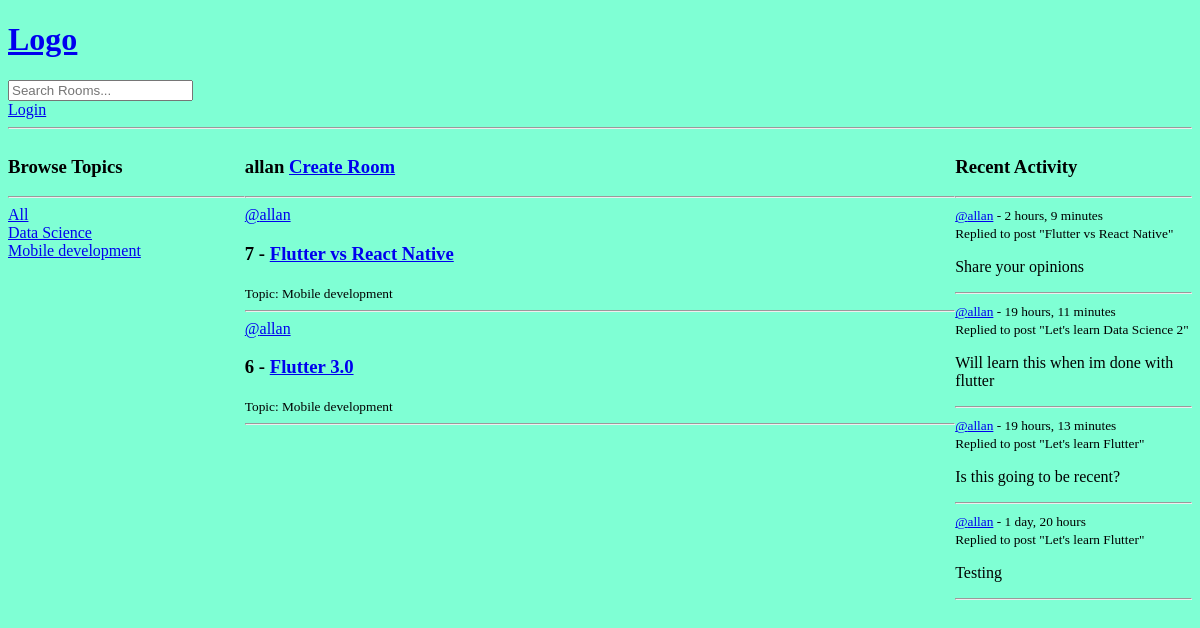
Page /user-profile/2/ on the committed database.
### base/models.py (models this page shows, shortened)
class Topic(models.Model):
    name = models.CharField(max_length=200)

class Room(models.Model):
    host = models.ForeignKey(User, on_delete=models.SET_NULL, null=True)
    topic = models.ForeignKey(Topic, on_delete=models.SET_NULL, null=True)
    name = models.CharField(max_length=200)
    description = models.TextField(null=True, blank=True)
    participants = models.ManyToManyField(User, related_name='participants', blank=True)
    updated = models.DateTimeField(auto_now=True)
    created = models.DateTimeField(auto_now_add=True)
    class Meta:
        ordering = ['-updated', '-created'] # ordering the latest to be ontop
    def __str__(self):
        return self.name

class Message(models.Model):
    user = models.ForeignKey(User, on_delete=models.CASCADE)
    room = models.ForeignKey(Room, on_delete=models.CASCADE)
    body = models.TextField()
    updated = models.DateTimeField(auto_now=True)
    created = models.DateTimeField(auto_now_add=True)
    class Meta:
        ordering = ['-updated', '-created'] # ordering the latest to be ontop
    def __str__(self):
        return self.body[0:50]

### base/views.py (the view)
# urls.py: path('user-profile/<str:pk>/', views.userProfile, name='user-profile'),
def userProfile(request, pk):
    user = User.objects.get(id=pk)
    rooms = user.room_set.all()
    room_comments = user.message_set.all()
    topics = Topic.objects.all()
    context = {
        'user': user,
        'rooms': rooms,
        'room_comments': room_comments,
        'topics': topics,
    }
    return render(request, 'base/profile.html', context)

### base/templates/base/profile.html (shortened to what this page needs)
{% extends 'main.html' %}
{% block content %}
<div class="profile-container">
    <div class="topics">
        {% include 'base/components/browse_topics.html' %}
    </div>
    <div class="feed">
        <h3>{{ user  }} <a href="{% url 'create-room' %}">Create Room</a></h3> <hr>
        {% include 'base/components/feed_component.html' %}
    </div>
    <div class="activity">
        {% include 'base/components/recent_activity.html' %}
    </div>
</div>
{% endblock content %}

### base/templates/base/components/browse_topics.html
<h3>Browse Topics</h3>
<hr>
<div>
    <a href="{% url 'home' %}">All</a>
</div>
{% for topic in topics %}
    <div>
        <a href="{% url 'home' %}?q={{topic.name}}">{{topic.name}}</a>
    </div>
{% endfor %}

### base/templates/base/components/feed_component.html (shortened to what this page needs)
<div>
    {% for room in rooms %}
        <a href="{% url 'user-profile' room.host.id %}">@{{room.host.username}}</a>
        <h3>{{ room.id }} - <a href="{% url 'room' room.id %}">{{room.name}}</a></h3>
        <small>Topic: {{ room.topic.name }}</small>
        <br>
        <hr>
    {% endfor %}
</div>

### base/templates/base/components/recent_activity.html (shortened to what this page needs)
<h3>Recent Activity</h3>
<hr>
{% for room_comment in room_comments %}
    <div>
        <small><a href="{% url 'user-profile' room_comment.user %}">@{{ room_comment.user }}</a> - {{ room_comment.created|timesince }}</small> <br>
        <small>Replied to post "{{ room_comment.room }}"</small>
        <p>{{ room_comment }}</p>
        <hr>
    </div>
{% endfor %}

### static/styles/main.css (style rules this page uses)
body { box-sizing: border-box; background-color: aquamarine; }

### base/templates/base/profile.html (style rules this page uses)
.profile-container { display: grid; grid-template-columns: 1fr 3fr 1fr; }

### rows in the picture
Topic: name "Data Science"
Topic: name "Mobile development"
Room: host.username "allan", id "7", name "Flutter vs React Native", topic.name "Mobile development"
Room: host.username "allan", id "6", name "Flutter 3.0", topic.name "Mobile development"
Message: user "allan", created "2 hours, 9 minutes", room "Flutter vs React Native", body "Share your opinions"
Message: user "allan", created "19 hours, 11 minutes", room "Let's learn Data Science 2", body "Will learn this when im done with flutter"
Message: user "allan", created "19 hours, 13 minutes", room "Let's learn Flutter", body "Is this going to be recent?"
Message: user "allan", created "1 day, 20 hours", room "Let's learn Flutter", body "Testing"

### other values in the picture
{{ user }} "allan"
